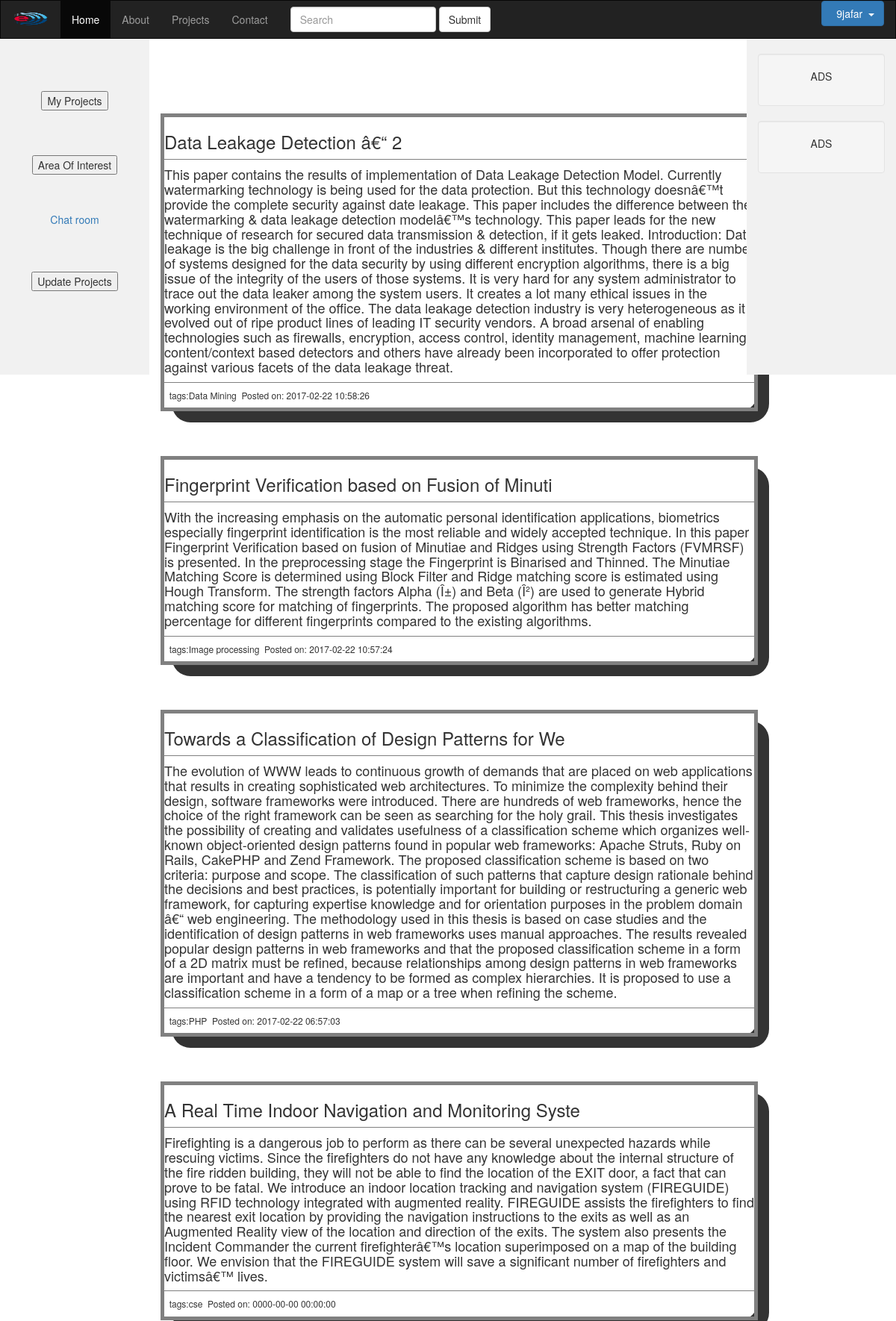
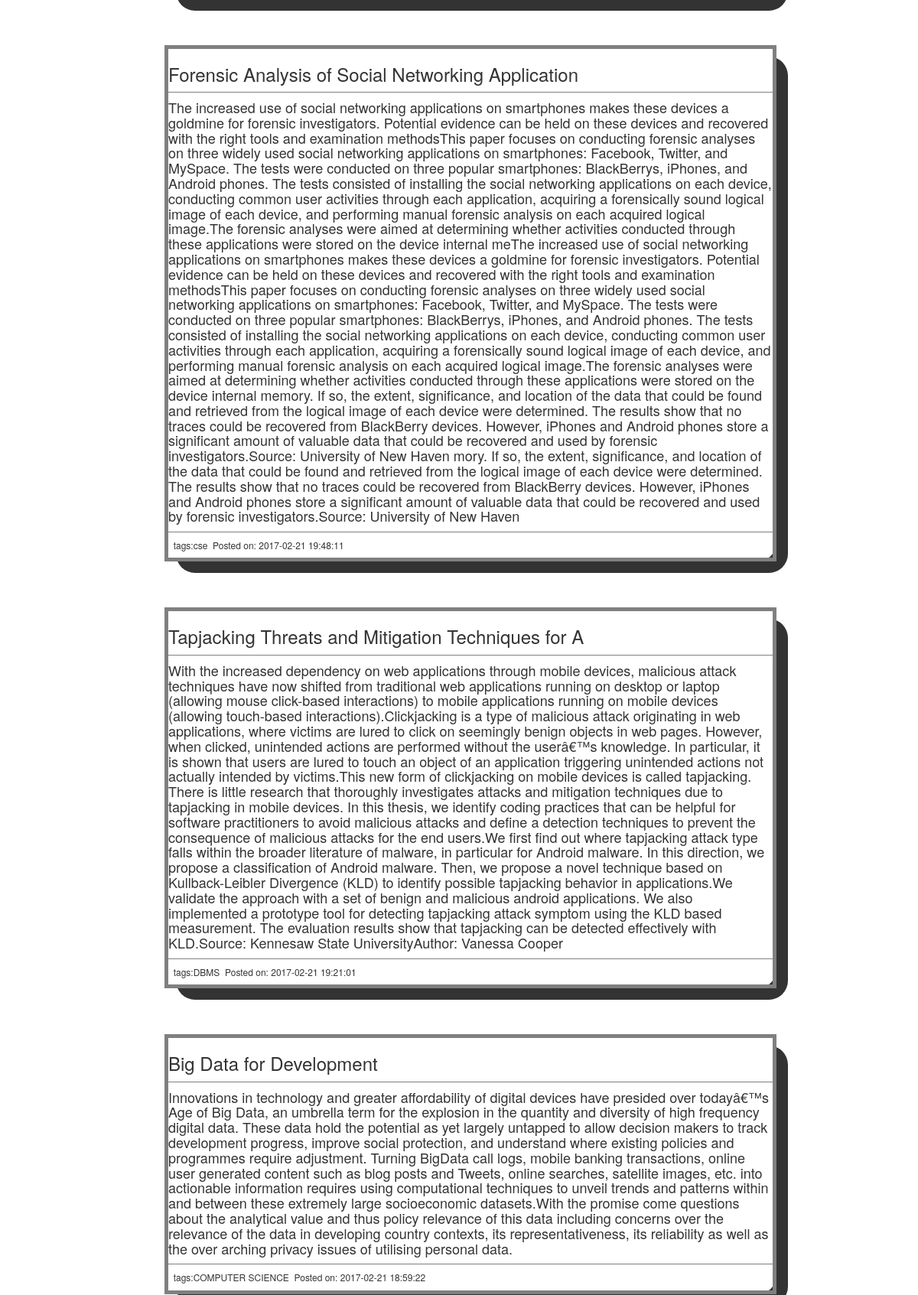
Screenshot of /esnitc/index.php (signed in, upper part) with the database file from the repository (2 pictures, top to bottom).
### tables this page shows
CREATE TABLE IF NOT EXISTS `store` (
  `pid` varchar(50) NOT NULL,
  `name` varchar(50) NOT NULL,
  `field` varchar(25) NOT NULL,
  `description` text NOT NULL,
  `pdate` timestamp NOT NULL DEFAULT CURRENT_TIMESTAMP,
  `status` varchar(25) NOT NULL,
  `file` blob,
  PRIMARY KEY (`pid`),
  UNIQUE KEY `pid` (`pid`)
);

### esnitc/index.php (the view, shortened to what this page needs)
<!DOCTYPE html>
<html>
<head>
	<link rel='stylesheet' href='https://maxcdn.bootstrapcdn.com/bootstrap/3.3.7/css/bootstrap.min.css'>
</head>
<body>
  <div>
          <nav class='navbar navbar-inverse'>
            <div class='container-fluid'>
              <div class='navbar-header'>
                <a class='navbar-brand' href='#'><img src='photos/logo1.png' alt = 'no image' style='width:50px;height:18px;' ></img></a>
              </div>
              <div class='collapse navbar-collapse' id='myNavbar'>
                <ul class='nav navbar-nav'>
                  <li class='active'><a href='index.php'>Home</a></li>
                  <li><a href='#'>About</a></li>
                  <li><a href='#'>Projects</a></li>
                  <li><a href='#'>Contact</a></li>
                        <form class='navbar-form navbar-left' method="Post" action = "search.php">
                          <div class='form-group'>
                            <input type='text' class='form-control' placeholder='Search' name ='search'>
                          </div>
                          <button type='submit' class='btn btn-default' value='search' name='option'>Submit</button>
                        </form>
                </ul>
                <ul class='nav navbar-nav navbar-right'>
                  <?php
                  if($_SESSION["user"]==NULL){
                  echo "<li><a href='signup.php'><span class='glyphicon glyphicon-user'></span> Sign Up</a></li>
                  <li><a href='login.php'><span class='glyphicon glyphicon-log-in'></span> Login</a></li>";
                } else
                {
   echo " <div class='dropdown'>
  <button class='btn btn-primary dropdown-toggle' type='button' data-toggle='dropdown'>&nbsp " . $_SESSION["user"]."&nbsp
  <span class='caret'></span></button>
  <ul class='dropdown-menu'>
 <li>  <a href='#'>Edit Profile</a></li>
     <li> <form action='check1.php' method='post'><input type='Submit' value='My Projects' name='option'></form></li>
     <li> <a href='#'>Messages</a></li>
    <li>  <a href='logout.php'>Logout</a> </li>
  </ul>
</div>";
                }
                  ?>
                </ul>
              </div>
            </div>
          </nav>
          <div class='container-fluid text-center'>
            <div class='row content'>
              <div class='col-sm-2 sidenav'>
              <br><br>
                <p><form action='check1.php' method='post'><input type='Submit' value='My Projects' name='option'></form></p><br><br>
                <p><form action='check1.php' method='post'><input type='Submit' value='Area Of Interest' name='option'></form></p><br><br>
                <p><a href='#'>Chat room</a></p><br><br>
               <p><form action='check1.php' method='post'><input type='Submit' value='Update Projects' name='option'></form></p><br><br>
              </div>
              <div class='col-sm-8 text-left'>
                    <br><br>
                      <?php
			                      $servername = "athena.nitc.ac.in";
			                      $username = "b130417cs";
			                      $password = "b130417cs";
			                      $dbname = "db_b130417cs";
			                      $conn = mysqli_connect($servername, $username, $password, $dbname);
			                      $sql = "SELECT * FROM store order by pid desc;";
			                      $result = mysqli_query($conn,$sql);
			                      if ($result->num_rows > 0) {
                                while($row = mysqli_fetch_assoc($result))
                                {
                                  echo "<center><table border=1px width=100% style='width: 800px; padding:10px; border: 5px solid gray; margin: 0; background-color: white; box-shadow:15px 15px; border-radius: 25px;' >";
                                  echo "<tr>"."<td>"."<h3>".$row["name"]."</h3>"."</td>"."</tr>"."<br>"."<tr>"."<td>"."<h4>".$row["description"]."</h4>"."</td>"."</tr>"."<tr>"."<td><h6>&nbsp tags:".$row["field"]." &nbspPosted on:&nbsp".$row["pdate"]."</h6></td></tr><br><br>" ;
                                }
                                echo "</table></center><br><br>";
                                }
										  ?>
              </div>
              <div class='col-sm-2 sidenav'>
                <div class='well'>
                  <p>ADS</p>
                </div>
                <div class='well'>
                  <p>ADS</p>
                </div>
              </div>
            </div>
          </div>
          <link href='https://fortawesome.github.io/Font-Awesome/assets/font-awesome/css/font-awesome.css' rel='stylesheet'>

### esnitc/index.php (style rules this page uses)
.navbar { margin-bottom: 0; border-radius: 0; }
.row.content { height: 450px }
.sidenav { padding-top: 20px; background-color: #f1f1f1; height: 100%; }

### rows the page displays
store: name "Data Leakage Detection â€“ 2", description "This paper contains the results of implementation of Data Leakage Detection Model. Currently watermarking technology is being used for the data protection. But this technology doesnâ€™t provide the complete security against date leakage. This paper includes the difference between the watermarking & data leakage detection modelâ€™s technology. This paper leads for the new technique of research for secured data transmission & detection, if it gets leaked. Introduction: Data leakage is the big challenge in front of the industries & different institutes. Though there are number of systems designed for the data security by using different encryption algorithms, there is a big issue of the…", field "Data Mining", pdate "2017-02-22 10:58:26"
store: name "Fingerprint Verification based on Fusion of Minuti", description "With the increasing emphasis on the automatic personal identification applications, biometrics especially fingerprint identification is the most reliable and widely accepted technique. In this paper Fingerprint Verification based on fusion of Minutiae and Ridges using Strength Factors (FVMRSF) is presented. In the preprocessing stage the Fingerprint is Binarised and Thinned. The Minutiae Matching Score is determined using Block Filter and Ridge matching score is estimated using Hough Transform. The strength factors Alpha (Î±) and Beta (Î²) are used to generate Hybrid matching score for matching of fingerprints. The proposed algorithm has better matching percentage for different fingerprints…", field "Image processing", pdate "2017-02-22 10:57:24"
store: name "Towards a Classification of Design Patterns for We", description "The evolution of WWW leads to continuous growth of demands that are placed on web applications that results in creating sophisticated web architectures. To minimize the complexity behind their design, software frameworks were introduced. There are hundreds of web frameworks, hence the choice of the right framework can be seen as searching for the holy grail. This thesis investigates the possibility of creating and validates usefulness of a classification scheme which organizes well-known object-oriented design patterns found in popular web frameworks: Apache Struts, Ruby on Rails, CakePHP and Zend Framework. The proposed classification scheme is based on two criteria: purpose and scope. The…", field "PHP", pdate "2017-02-22 06:57:03"
store: name "A Real Time Indoor Navigation and Monitoring Syste", description "Firefighting is a dangerous job to perform as there can be several unexpected hazards while rescuing victims. Since the firefighters do not have any knowledge about the internal structure of the fire ridden building, they will not be able to find the location of the EXIT door, a fact that can prove to be fatal. We introduce an indoor location tracking and navigation system (FIREGUIDE) using RFID technology integrated with augmented reality. FIREGUIDE assists the firefighters to find the nearest exit location by providing the navigation instructions to the exits as well as an Augmented Reality view of the location and direction of the exits. The system also presents the Incident Commander…", field "cse", pdate "0000-00-00 00:00:00"
store: name "Forensic Analysis of Social Networking Application", description "The increased use of social networking applications on smartphones makes these devices a goldmine for forensic investigators. Potential evidence can be held on these devices and recovered with the right tools and examination methodsThis paper focuses on conducting forensic analyses on three widely used social networking applications on smartphones: Facebook, Twitter, and MySpace. The tests were conducted on three popular smartphones: BlackBerrys, iPhones, and Android phones. The tests consisted of installing the social networking applications on each device, conducting common user activities through each application, acquiring a forensically sound logical image of each device, and…", field "cse", pdate "2017-02-21 19:48:11"
store: name "Tapjacking Threats and Mitigation Techniques for A", description "With the increased dependency on web applications through mobile devices, malicious attack techniques have now shifted from traditional web applications running on desktop or laptop (allowing mouse click-based interactions) to mobile applications running on mobile devices (allowing touch-based interactions).Clickjacking is a type of malicious attack originating in web applications, where victims are lured to click on seemingly benign objects in web pages. However, when clicked, unintended actions are performed without the userâ€™s knowledge. In particular, it is shown that users are lured to touch an object of an application triggering unintended actions not actually intended by…", field "DBMS", pdate "2017-02-21 19:21:01"
store: name "Big Data for Development", description "Innovations in technology and greater affordability of digital devices have presided over todayâ€™s Age of Big Data, an umbrella term for the explosion in the quantity and diversity of high frequency digital data. These data hold the potential as yet largely untapped to allow decision makers to track development progress, improve social protection, and understand where existing policies and programmes require adjustment. Turning BigData call logs, mobile banking transactions, online user generated content such as blog posts and Tweets, online searches, satellite images, etc. into actionable information requires using computational techniques to unveil trends and patterns within and between…", field "COMPUTER SCIENCE", pdate "2017-02-21 18:59:22"

### other values shown
$_SESSION["user"] "9jafar"
